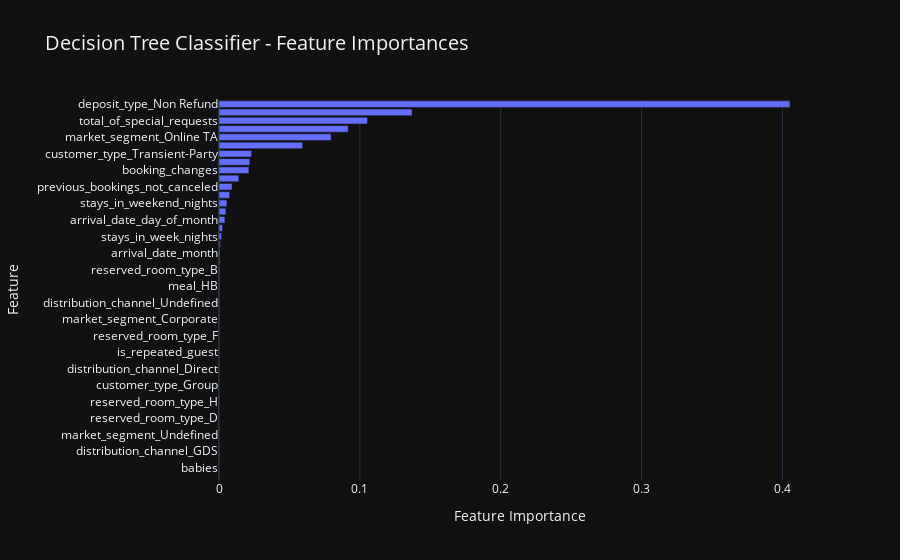
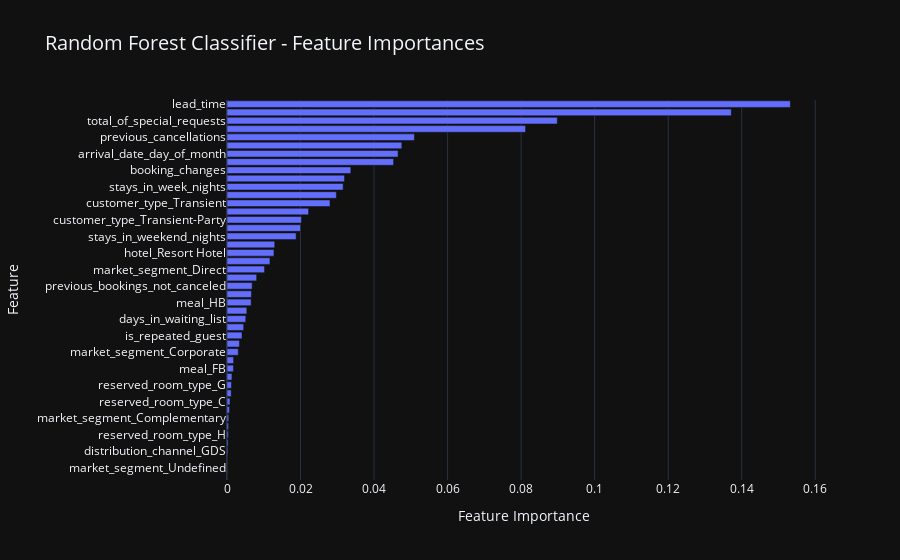
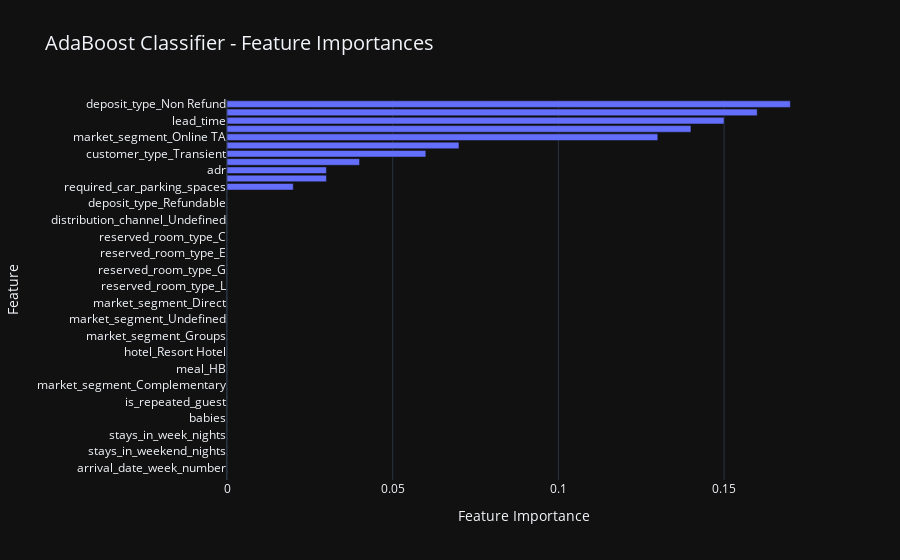
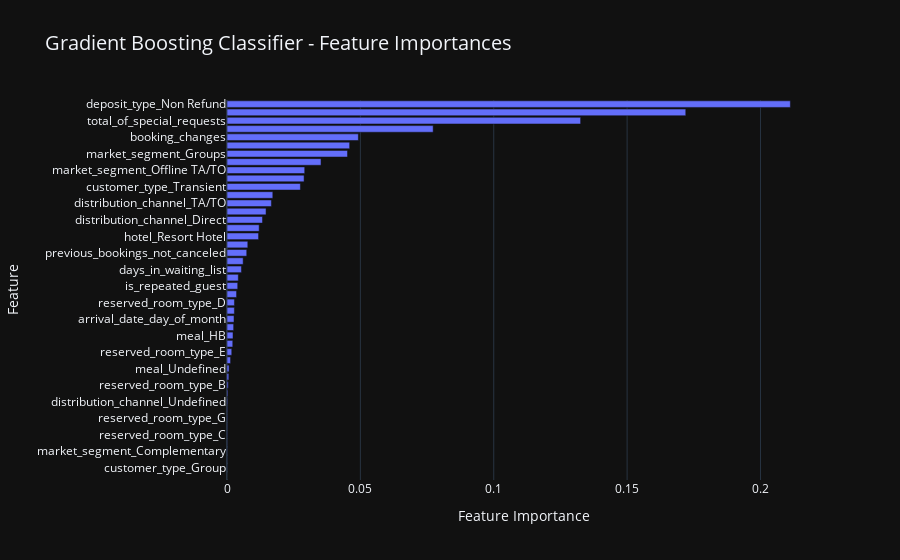

The cell these charts' notebook holds for them, in order:
### Markdown cell above
### <div id = '7' style = "font-size : 40px; color : #f9858b ; font-family : 'Calibri'; text-align : center; background-color : #bdfff6; border-radius: 5px 5px;"><strong>Feature Importance</strong></div>

### Code cell
# Loop through the models in the dictionary
for model_name, model in best_models.items():
    # Check if the model has the `feature_importances_` attribute
    if hasattr(model, "feature_importances_"):
        # Compute feature importances
        feature_importances = model.feature_importances_
        
        # Sort the feature importances in descending order and get the indices
        sorted_indices = np.argsort(feature_importances)[::-1]
        
        # Create a sorted DataFrame for Plotly
        feature_data = {
            'Feature': np.array(X.columns)[sorted_indices],
            'Importance': feature_importances[sorted_indices]
        }
        
        # Generate the bar plot
        fig = px.bar(
            feature_data,
            x='Importance',
            y='Feature',
            orientation='h',
            title=f'{model_name} - Feature Importances',
            labels={'Importance': 'Feature Importance'},
            template='plotly_dark'  # Use the dark theme
        )
        fig.update_layout(
            yaxis=dict(autorange="reversed"),  # Reverse y-axis for descending order
            title_font=dict(size=20),  # Customize the title font size
        )
        fig.show()
    else:
        print(f"{model_name} does not support feature importances.")

### Figure 1 — Plotly figure (JSON) as saved in the notebook; plotly's stock layout.template omitted (floating-point values rounded to 4 significant figures)
{"data": [{"alignmentgroup": "True", "hovertemplate": "Feature Importance=%{x}<br>Feature=%{y}<extra></extra>", "legendgroup": "", "marker": {"color": "#636efa", "pattern": {"shape": ""}}, "name": "", "offsetgroup": "", "orientation": "h", "showlegend": false, "textposition": "auto", "type": "bar", "x": [0.4054, 0.1371, 0.1053, 0.09173, 0.07959, 0.05937, 0.02316, 0.02185, 0.02124, 0.01409, 0.009238, 0.007536, 0.005628, 0.004901, 0.0042, 0.002555, 0.001846, 0.0008339, 0.0007082, 0.0006639, 0.0005537, 0.0004818, 0.0004377, 0.0003284, 0.0003227, 0.0002391, 0.0002303, 0.0001354, 0.0001192, 8.777e-05, 7.745e-05, 5.564e-05, 1.375e-05, 0, 0, 0, 0, 0, 0, 0, 0, 0, 0, 0, 0, 0], "xaxis": "x", "y": ["deposit_type_Non Refund", "lead_time", "total_of_special_requests", "previous_cancellations", "market_segment_Online TA", "required_car_parking_spaces", "customer_type_Transient-Party", "adr", "booking_changes", "customer_type_Transient", "previous_bookings_not_canceled", "arrival_date_week_number", "stays_in_weekend_nights", "hotel_Resort Hotel", "arrival_date_day_of_month", "market_segment_Direct", "stays_in_week_nights", "market_segment_Groups", "arrival_date_month", "children", "reserved_room_type_B", "meal_SC", "meal_HB", "distribution_channel_TA/TO", "distribution_channel_Undefined", "deposit_type_Refundable", "market_segment_Corporate", "adults", "reserved_room_type_F", "market_segment_Complementary", "is_repeated_guest", "reserved_room_type_G", "distribution_channel_Direct", "reserved_room_type_C", "customer_type_Group", "reserved_room_type_L", "reserved_room_type_H", "reserved_room_type_E", "reserved_room_type_D", "meal_FB", "market_segment_Undefined", "market_segment_Offline TA/TO", "distribution_channel_GDS", "meal_Undefined", "babies", "days_in_waiting_list"], "yaxis": "y"}], "layout": {"barmode": "relative", "legend": {"tracegroupgap": 0}, "title": {"font": {"size": 20}, "text": "Decision Tree Classifier - Feature Importances"}, "xaxis": {"anchor": "y", "domain": [0, 1], "title": {"text": "Feature Importance"}}, "yaxis": {"anchor": "x", "autorange": "reversed", "domain": [0, 1], "title": {"text": "Feature"}}}}

### Figure 2 — Plotly figure (JSON) as saved in the notebook; plotly's stock layout.template omitted (floating-point values rounded to 4 significant figures)
{"data": [{"alignmentgroup": "True", "hovertemplate": "Feature Importance=%{x}<br>Feature=%{y}<extra></extra>", "legendgroup": "", "marker": {"color": "#636efa", "pattern": {"shape": ""}}, "name": "", "offsetgroup": "", "orientation": "h", "showlegend": false, "textposition": "auto", "type": "bar", "x": [0.1532, 0.1372, 0.08983, 0.08121, 0.05097, 0.04755, 0.04653, 0.04531, 0.03368, 0.03197, 0.03159, 0.02974, 0.02802, 0.02219, 0.02024, 0.02001, 0.0188, 0.01298, 0.01277, 0.01168, 0.01021, 0.008064, 0.006838, 0.006659, 0.006567, 0.005395, 0.005112, 0.004534, 0.004087, 0.003384, 0.003064, 0.001794, 0.001756, 0.00134, 0.001208, 0.001145, 0.0008209, 0.0006766, 0.0004728, 0.0004235, 0.0003631, 0.0003011, 0.0002421, 5.134e-05, 1.954e-05, 1.329e-06], "xaxis": "x", "y": ["lead_time", "deposit_type_Non Refund", "total_of_special_requests", "adr", "previous_cancellations", "arrival_date_week_number", "arrival_date_day_of_month", "required_car_parking_spaces", "booking_changes", "market_segment_Online TA", "stays_in_week_nights", "arrival_date_month", "customer_type_Transient", "market_segment_Groups", "customer_type_Transient-Party", "market_segment_Offline TA/TO", "stays_in_weekend_nights", "adults", "hotel_Resort Hotel", "distribution_channel_TA/TO", "market_segment_Direct", "distribution_channel_Direct", "previous_bookings_not_canceled", "reserved_room_type_D", "meal_HB", "children", "days_in_waiting_list", "meal_SC", "is_repeated_guest", "reserved_room_type_E", "market_segment_Corporate", "reserved_room_type_F", "meal_FB", "reserved_room_type_B", "reserved_room_type_G", "meal_Undefined", "reserved_room_type_C", "babies", "market_segment_Complementary", "customer_type_Group", "reserved_room_type_H", "deposit_type_Refundable", "distribution_channel_GDS", "distribution_channel_Undefined", "market_segment_Undefined", "reserved_room_type_L"], "yaxis": "y"}], "layout": {"barmode": "relative", "legend": {"tracegroupgap": 0}, "title": {"font": {"size": 20}, "text": "Random Forest Classifier - Feature Importances"}, "xaxis": {"anchor": "y", "domain": [0, 1], "title": {"text": "Feature Importance"}}, "yaxis": {"anchor": "x", "autorange": "reversed", "domain": [0, 1], "title": {"text": "Feature"}}}}

### Figure 3 — Plotly figure (JSON) as saved in the notebook; plotly's stock layout.template omitted (floating-point values rounded to 4 significant figures)
{"data": [{"alignmentgroup": "True", "hovertemplate": "Feature Importance=%{x}<br>Feature=%{y}<extra></extra>", "legendgroup": "", "marker": {"color": "#636efa", "pattern": {"shape": ""}}, "name": "", "offsetgroup": "", "orientation": "h", "showlegend": false, "textposition": "auto", "type": "bar", "x": [0.17, 0.16, 0.15, 0.14, 0.13, 0.07, 0.06, 0.04, 0.03, 0.03, 0.02, 0, 0, 0, 0, 0, 0, 0, 0, 0, 0, 0, 0, 0, 0, 0, 0, 0, 0, 0, 0, 0, 0, 0, 0, 0, 0, 0, 0, 0, 0, 0, 0, 0, 0, 0], "xaxis": "x", "y": ["deposit_type_Non Refund", "total_of_special_requests", "lead_time", "previous_cancellations", "market_segment_Online TA", "booking_changes", "customer_type_Transient", "previous_bookings_not_canceled", "adr", "market_segment_Offline TA/TO", "required_car_parking_spaces", "customer_type_Transient-Party", "deposit_type_Refundable", "customer_type_Group", "distribution_channel_Undefined", "reserved_room_type_B", "reserved_room_type_C", "reserved_room_type_D", "reserved_room_type_E", "reserved_room_type_F", "reserved_room_type_G", "reserved_room_type_H", "reserved_room_type_L", "market_segment_Corporate", "market_segment_Direct", "distribution_channel_TA/TO", "market_segment_Undefined", "distribution_channel_Direct", "market_segment_Groups", "distribution_channel_GDS", "hotel_Resort Hotel", "meal_FB", "meal_HB", "meal_SC", "market_segment_Complementary", "meal_Undefined", "is_repeated_guest", "days_in_waiting_list", "babies", "children", "stays_in_week_nights", "adults", "stays_in_weekend_nights", "arrival_date_day_of_month", "arrival_date_week_number", "arrival_date_month"], "yaxis": "y"}], "layout": {"barmode": "relative", "legend": {"tracegroupgap": 0}, "title": {"font": {"size": 20}, "text": "AdaBoost Classifier - Feature Importances"}, "xaxis": {"anchor": "y", "domain": [0, 1], "title": {"text": "Feature Importance"}}, "yaxis": {"anchor": "x", "autorange": "reversed", "domain": [0, 1], "title": {"text": "Feature"}}}}

### Figure 4 — Plotly figure (JSON) as saved in the notebook; plotly's stock layout.template omitted (floating-point values rounded to 4 significant figures)
{"data": [{"alignmentgroup": "True", "hovertemplate": "Feature Importance=%{x}<br>Feature=%{y}<extra></extra>", "legendgroup": "", "marker": {"color": "#636efa", "pattern": {"shape": ""}}, "name": "", "offsetgroup": "", "orientation": "h", "showlegend": false, "textposition": "auto", "type": "bar", "x": [0.2112, 0.172, 0.1326, 0.07729, 0.04925, 0.04598, 0.04518, 0.03525, 0.02914, 0.0289, 0.02751, 0.01718, 0.01665, 0.01464, 0.01331, 0.01206, 0.01184, 0.007799, 0.0074, 0.006054, 0.005418, 0.004245, 0.00402, 0.003589, 0.002792, 0.002772, 0.002625, 0.002494, 0.00226, 0.002163, 0.001779, 0.001339, 0.0007737, 0.0006742, 0.0004551, 0.0003099, 0.0002522, 0.0001937, 0.0001682, 0.0001174, 0.0001168, 8.759e-05, 7.459e-05, 6.205e-05, 3.345e-05, 0], "xaxis": "x", "y": ["deposit_type_Non Refund", "lead_time", "total_of_special_requests", "previous_cancellations", "booking_changes", "required_car_parking_spaces", "market_segment_Groups", "customer_type_Transient-Party", "market_segment_Offline TA/TO", "adr", "customer_type_Transient", "market_segment_Online TA", "distribution_channel_TA/TO", "market_segment_Direct", "distribution_channel_Direct", "stays_in_week_nights", "hotel_Resort Hotel", "adults", "previous_bookings_not_canceled", "arrival_date_week_number", "days_in_waiting_list", "stays_in_weekend_nights", "is_repeated_guest", "arrival_date_month", "reserved_room_type_D", "market_segment_Corporate", "arrival_date_day_of_month", "children", "meal_HB", "meal_SC", "reserved_room_type_E", "meal_FB", "meal_Undefined", "deposit_type_Refundable", "reserved_room_type_B", "reserved_room_type_F", "distribution_channel_Undefined", "distribution_channel_GDS", "reserved_room_type_G", "babies", "reserved_room_type_C", "reserved_room_type_H", "market_segment_Complementary", "market_segment_Undefined", "customer_type_Group", "reserved_room_type_L"], "yaxis": "y"}], "layout": {"barmode": "relative", "legend": {"tracegroupgap": 0}, "title": {"font": {"size": 20}, "text": "Gradient Boosting Classifier - Feature Importances"}, "xaxis": {"anchor": "y", "domain": [0, 1], "title": {"text": "Feature Importance"}}, "yaxis": {"anchor": "x", "autorange": "reversed", "domain": [0, 1], "title": {"text": "Feature"}}}}
